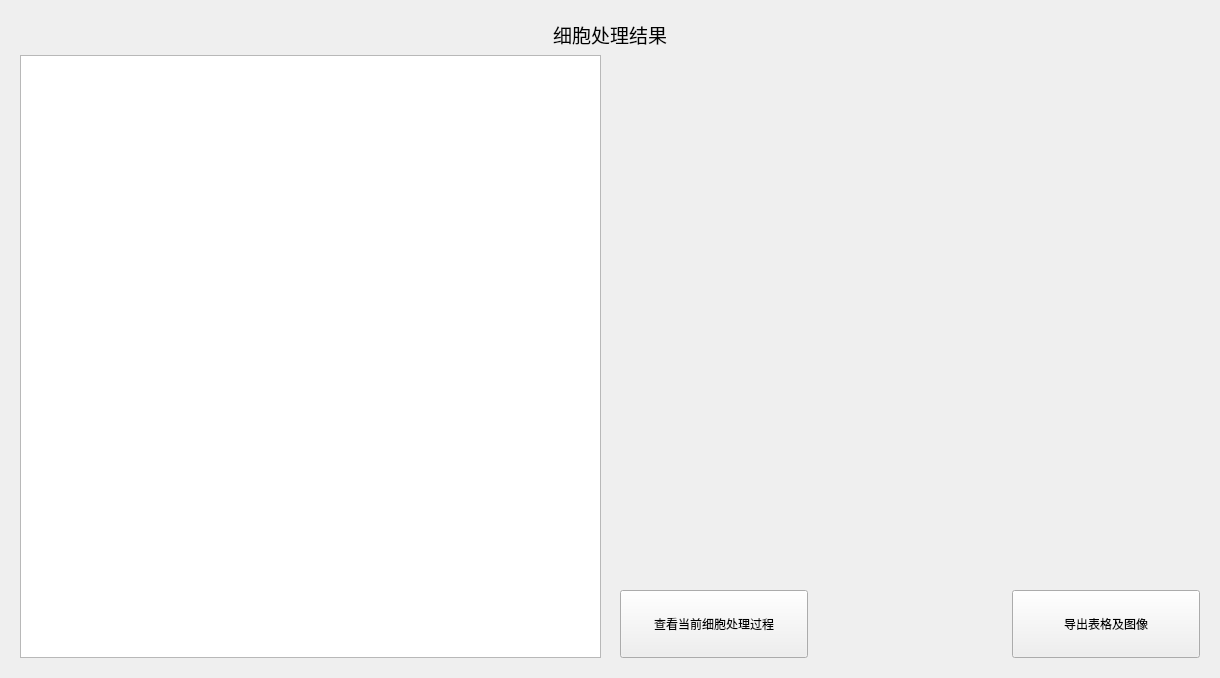
<?xml version="1.0" encoding="UTF-8"?>
<ui version="4.0">
 <class>Result</class>
 <widget class="QWidget" name="Result">
  <property name="geometry">
   <rect>
    <x>0</x>
    <y>0</y>
    <width>1220</width>
    <height>678</height>
   </rect>
  </property>
  <property name="windowTitle">
   <string>Result</string>
  </property>
  <layout class="QVBoxLayout" name="verticalLayout_3">
   <property name="leftMargin">
    <number>20</number>
   </property>
   <property name="topMargin">
    <number>20</number>
   </property>
   <property name="rightMargin">
    <number>20</number>
   </property>
   <property name="bottomMargin">
    <number>20</number>
   </property>
   <item>
    <layout class="QVBoxLayout" name="verticalLayout_2">
     <item>
      <widget class="QLabel" name="label">
       <property name="font">
        <font>
         <family>微软雅黑</family>
         <pointsize>14</pointsize>
        </font>
       </property>
       <property name="text">
        <string>细胞处理结果</string>
       </property>
       <property name="textFormat">
        <enum>Qt::AutoText</enum>
       </property>
       <property name="alignment">
        <set>Qt::AlignCenter</set>
       </property>
      </widget>
     </item>
     <item>
      <layout class="QHBoxLayout" name="horizontalLayout_2">
       <property name="spacing">
        <number>19</number>
       </property>
       <item>
        <widget class="QTableWidget" name="tableWidget"/>
       </item>
       <item>
        <layout class="QVBoxLayout" name="verticalLayout" stretch="15,2">
         <property name="spacing">
          <number>26</number>
         </property>
         <item>
          <widget class="ImageView" name="widget" native="true"/>
         </item>
         <item>
          <layout class="QHBoxLayout" name="horizontalLayout" stretch="1,1,1">
           <property name="spacing">
            <number>15</number>
           </property>
           <item>
            <widget class="QPushButton" name="check_btn">
             <property name="sizePolicy">
              <sizepolicy hsizetype="Minimum" vsizetype="Minimum">
               <horstretch>1</horstretch>
               <verstretch>0</verstretch>
              </sizepolicy>
             </property>
             <property name="minimumSize">
              <size>
               <width>0</width>
               <height>9</height>
              </size>
             </property>
             <property name="text">
              <string>查看当前细胞处理过程</string>
             </property>
            </widget>
           </item>
           <item>
            <spacer name="horizontalSpacer">
             <property name="orientation">
              <enum>Qt::Horizontal</enum>
             </property>
             <property name="sizeHint" stdset="0">
              <size>
               <width>40</width>
               <height>20</height>
              </size>
             </property>
            </spacer>
           </item>
           <item>
            <widget class="QPushButton" name="export_table_btn">
             <property name="sizePolicy">
              <sizepolicy hsizetype="Minimum" vsizetype="Minimum">
               <horstretch>1</horstretch>
               <verstretch>0</verstretch>
              </sizepolicy>
             </property>
             <property name="text">
              <string>导出表格及图像</string>
             </property>
            </widget>
           </item>
          </layout>
         </item>
        </layout>
       </item>
      </layout>
     </item>
    </layout>
   </item>
  </layout>
 </widget>
 <customwidgets>
  <customwidget>
   <class>ImageView</class>
   <extends>QWidget</extends>
   <header>pyqtgraph</header>
   <container>1</container>
  </customwidget>
 </customwidgets>
 <resources/>
 <connections/>
</ui>
